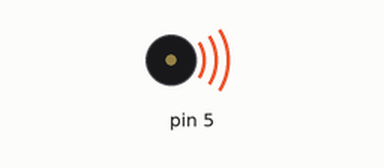
Recording of a sketch running on a simulated Arduino Uno, built with avr-gcc and run on an emulated ATmega328P. Shown: buzzer (waves = sounding).

Above: at 0.1 s.
At 3.5 s:
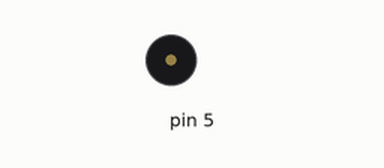
Timing chart, 0 to 3.8 s (numbered marks = the images above):
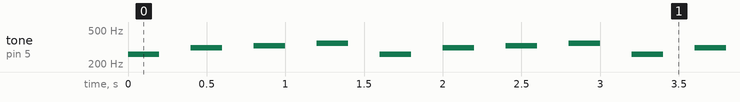

Measured:
- by itself, tone on pin 5: repeats every 1.6 s: silent 0.20 s, 311 Hz 0.20 s, silent 0.20 s, 329 Hz 0.20 s, silent 0.20 s, 349 Hz 0.20 s, silent 0.20 s, 261 Hz 0.20 s

The sketch:

008_buzzer.ino
```cpp
void setup() {
  pinMode(5, OUTPUT);   // 디지털 5번핀을 출력모드로 설정
}

void loop() {
  tone(5, 261.6);                     // 도
  delay(200); noTone(5); delay(200);
  tone(5, 311.1);                     // 레
  delay(200); noTone(5); delay(200);
  tone(5, 329.6);                     // 미
  delay(200); noTone(5); delay(200);
  tone(5, 349.2);                     // 파
  delay(200); noTone(5); delay(200);
}
```
